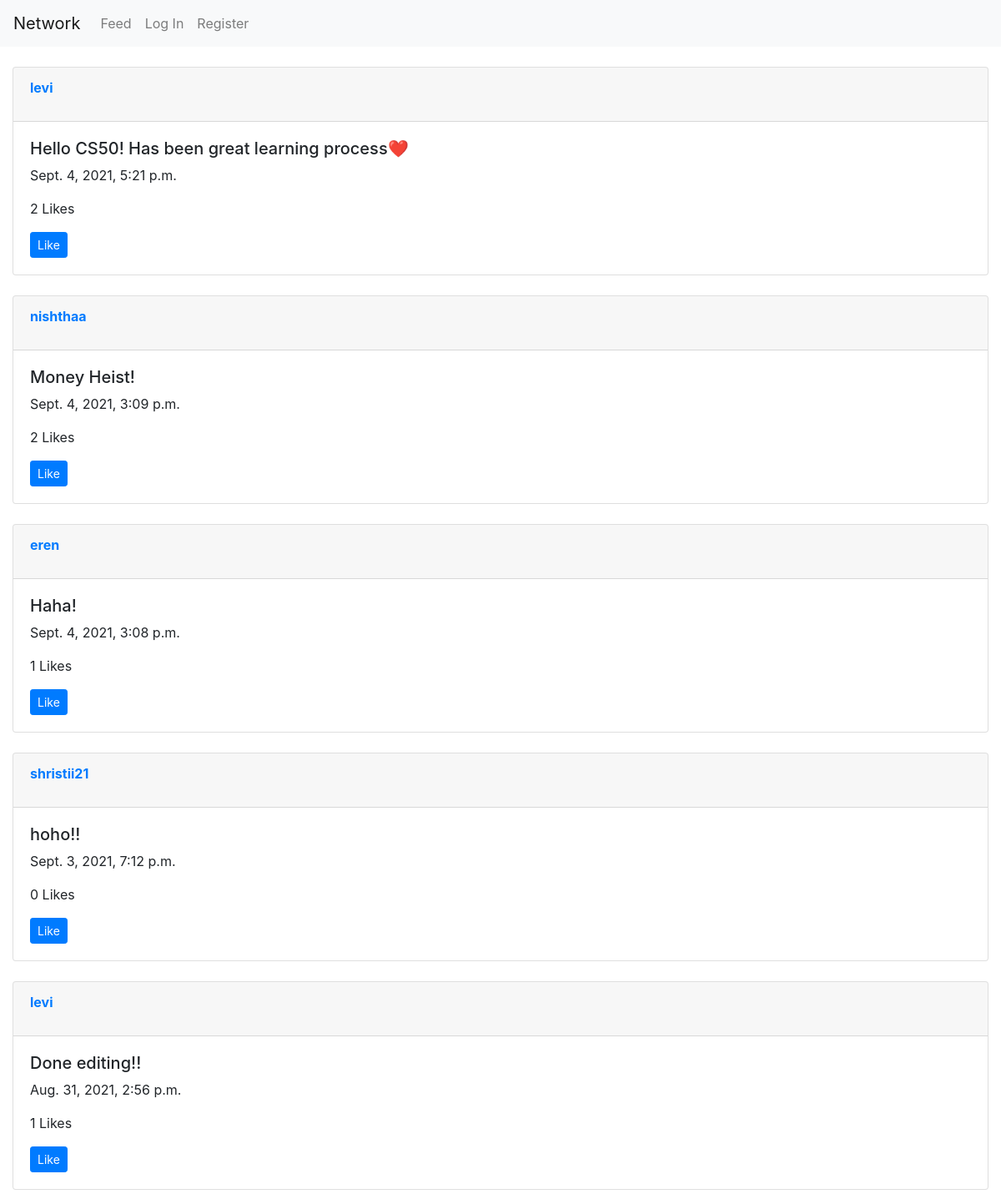
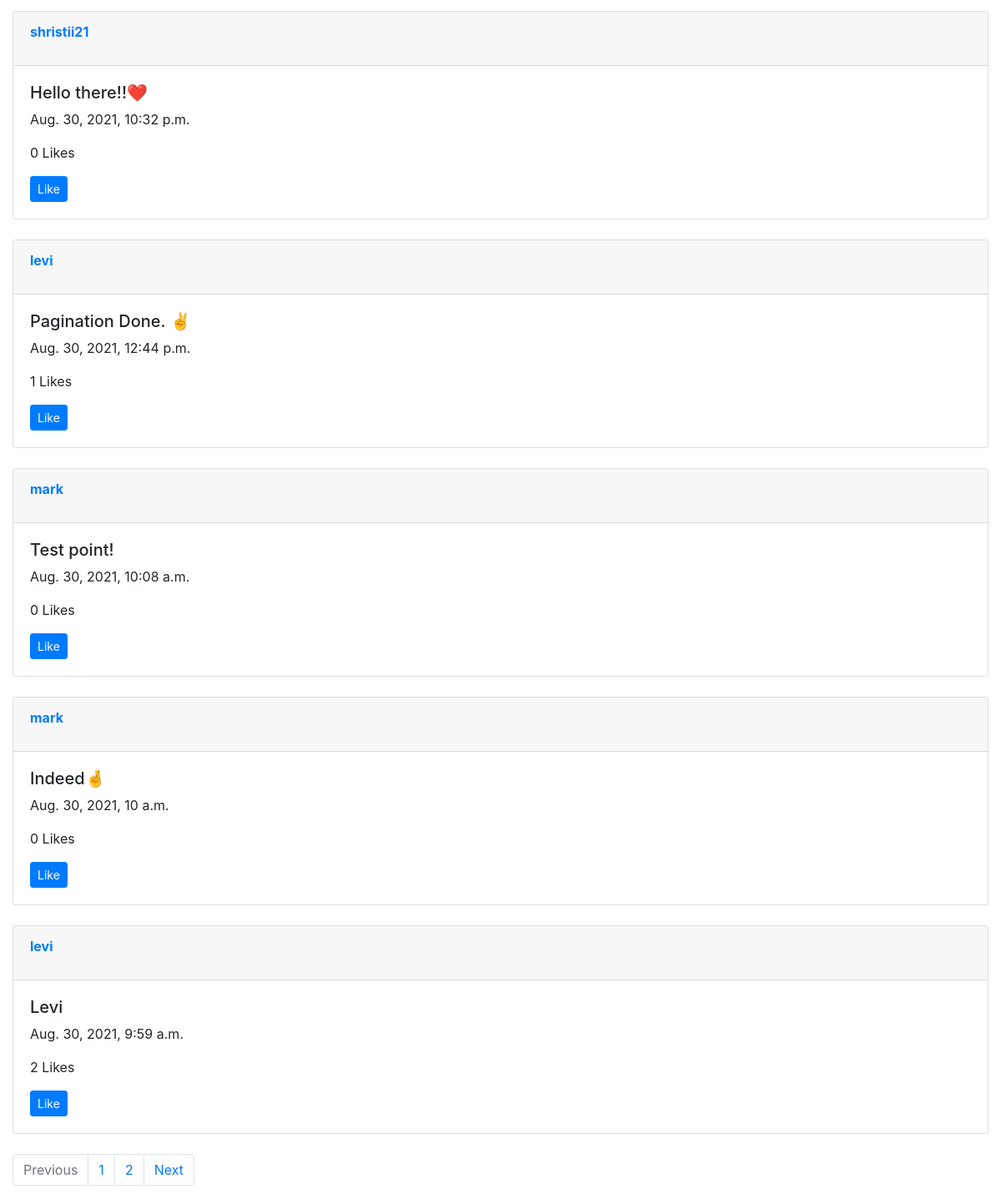
The page / on the database its author committed (2 pictures, top to bottom).
### network/models.py (models this page shows, shortened)
class Post(models.Model):
    user=models.CharField(max_length=32)
    post_content=models.TextField()
    timestamp=models.DateTimeField(auto_now_add=True)
    like_count=models.IntegerField(default=0)

### network/views.py (the view)
# urls.py: path("", views.index, name="index"),
def index(request):
    posts=Post.objects.all().order_by('-timestamp')
    paginator=Paginator(posts, 10)
    page_number = request.GET.get('page')
    page_obj = paginator.get_page(page_number)
    return render(request, "network/index.html",{
        "posts":page_obj
    })

### network/templates/network/index.html (shortened to what this page needs)
{% extends "network/layout.html" %}
{% load static %}
{% block body %}
<div id="index-view">
    {% for post in posts %}
    <div class="card">
        <div class="card-header">
            <p><strong><a href="{% url 'profile' post.user %}">{{ post.user }}</a></strong></p>
        </div>
        <div class="card-body">
            <h5 id="body{{post.id}}">{{ post.post_content }}</h5>
            <p>{{ post.timestamp }}</p>
            <p id="count{{post.id}}">{{ post.like_count }} Likes </p>
            <button id="like-btn" class="btn btn-primary btn-sm" value="{{ post.id }}">Like</button>
        </div>
    </div>
    <br>
    {% endfor %}
    <nav aria-label="Page navigation example">
        <ul class="pagination">
        {% if posts.has_previous %}
        <li class="page-item"><a class="page-link" href="?page={{ posts.previous_page_number }}">Previous</a></li>
        {% else %}
        <li class="page-item disabled"><span class="page-link">Previous</span></li>
        {% endif %}
        {% for i in posts.paginator.page_range %}
        <li class="page-item"><a class="page-link" href="?page={{ i }}">{{ i }}</a></li>
        {% endfor %}
        {% if posts.has_next %}
        <li class="page-item"><a class="page-link" href="?page={{ posts.next_page_number }}">Next</a></li>
        {% else %}
        <li class="page-item disabled"><span class="page-link">Next</span></li>
        {% endif %}
        </ul>
    </nav>
</div>
{% endblock %}

### rows shown on the page
Post: user "levi", post_content "Hello CS50! Has been great learning process❤️", timestamp "Sept. 4, 2021, 5:21 p.m.", like_count "2", {{ post.id }} 30 (drawn)
Post: user "nishthaa", post_content "Money Heist!", timestamp "Sept. 4, 2021, 3:09 p.m.", like_count "2", {{ post.id }} 29 (drawn)
Post: user "eren", post_content "Haha!", timestamp "Sept. 4, 2021, 3:08 p.m.", like_count "1", {{ post.id }} 28 (drawn)
Post: user "shristii21", post_content "hoho!!", timestamp "Sept. 3, 2021, 7:12 p.m.", like_count "0", {{ post.id }} 27 (drawn)
Post: user "levi", post_content "Done editing!!", timestamp "Aug. 31, 2021, 2:56 p.m.", like_count "1", {{ post.id }} 24 (drawn)
Post: user "shristii21", post_content "Hello there!!❤️", timestamp "Aug. 30, 2021, 10:32 p.m.", like_count "0", {{ post.id }} 21 (drawn)
Post: user "levi", post_content "Pagination Done. ✌️", timestamp "Aug. 30, 2021, 12:44 p.m.", like_count "1", {{ post.id }} 15 (drawn)
Post: user "mark", post_content "Test point!", timestamp "Aug. 30, 2021, 10:08 a.m.", like_count "0", {{ post.id }} 14 (drawn)
Post: user "mark", post_content "Indeed🤞", timestamp "Aug. 30, 2021, 10 a.m.", like_count "0", {{ post.id }} 10 (drawn)
Post: user "levi", post_content "Levi", timestamp "Aug. 30, 2021, 9:59 a.m.", like_count "2", {{ post.id }} 8 (drawn)

### other values the page prints
{{ i }} "1" "2"
